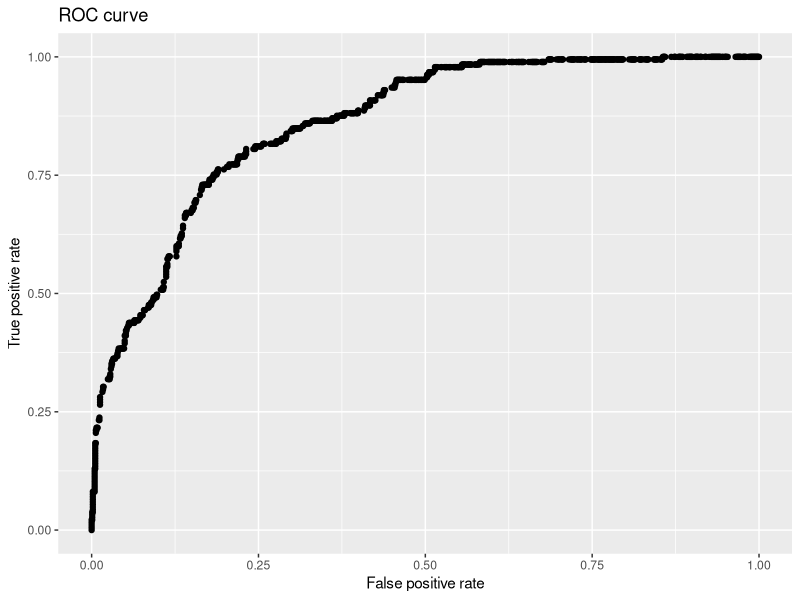
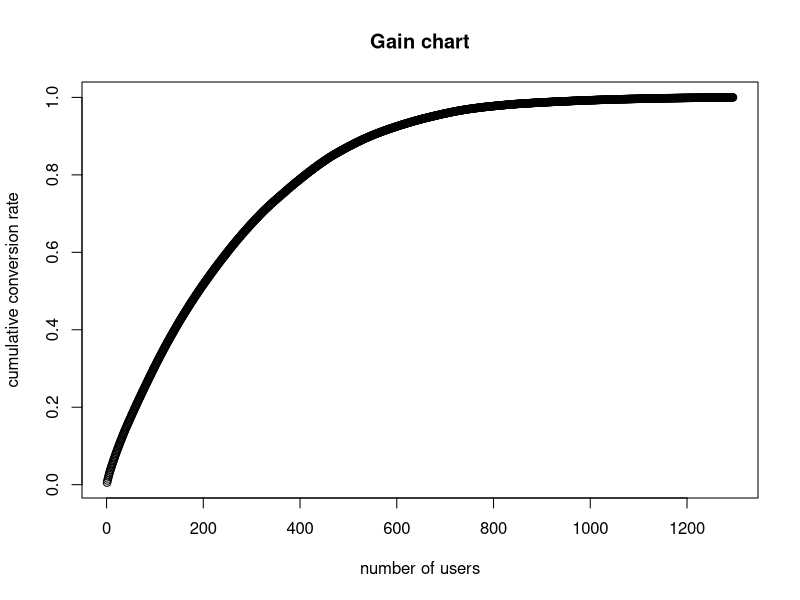

These figures' R source, in order:
# Copyright 2015 Google Inc. All rights reserved.
#
# Licensed under the Apache License, Version 2.0 (the "License");
# you may not use this file except in compliance with the License.
# You may obtain a copy of the License at
#
#     http://www.apache.org/licenses/LICENSE-2.0
#
# Unless required by applicable law or agreed to in writing, software
# distributed under the License is distributed on an "AS IS" BASIS,
# WITHOUT WARRANTIES OR CONDITIONS OF ANY KIND, either express or implied.
# See the License for the specific language governing permissions and
# limitations under the License.

##########################################
# Optional: Install Required Packages
##########################################

# For visualization
#install.packages("ggplot2")
library(ggplot2)

# Check the VIF, to find multicollinearity.
library(car)

# To Plot ROC curve 
#install.packages("ROCR")
library(ROCR)

# To check model 
#install.packages("rms")
library(rms)

########################################
# Process the Data
########################################

data1 <- read.csv("./sample_data/train_data_scrubbed.csv")
names(data1)

# Delete unnecessary columns
data1 <- data1[c(-1,-2,-12,-22)]

# Calculate correlation coefficient 
cor(data1)
symnum(abs(cor(data1)),cutpoints = c(0, 0.2, 0.4, 0.6, 0.9, 1), symbols = c(" ", ".", "_", "+", "*"))

# Delete "SUM_totals_hits" & "diffdays_oldest" as those correlation 
# coefficients are higher than 0.9
data1 <- data1[c(-3,-7)]
names(data1)

# If we ran the model now, we would find that the regression
# coefficient for the "midnight_flag" variable would be undefined
# so we remove this variable from the model as well.
data1 <- data1[,c(-13)]
names(data1)

# Run the logistic analysis
model <- glm(formula = b_CV_flag ~., data = data1, family = binomial("logit"))
result <- summary(model)
result

# Check the VIF, to find multicollinearity.
vif(model)

# When check the result from the VIF calculation above, there are two
# variables that are over 10, "SUM_totals_pageviews" (over 30) and 
# "SUM_hits_hitNumber" (over 27). In other words, multicollinearity occurs.
# Therefore, we have to delete one of the variables, in this case
# "SUM_totals_pageviews" and rerun the logistic analysis.

# Delete the "SUM_totals_pageviews" variable. And rerun the logistic regression analysis.
data1_2 <- data1[,c(-2)] 
model1_2 <- glm(formula = b_CV_flag ~., data = data1_2, family = binomial("logit"))
result1_2 <- summary(model1_2)
result1_2

# Check VIF again to verify that the multicollinearity is no longer occuring.
vif(model1_2)

# None of the variables have values over 10, so there is no multicollinearity
# and we can use this model.

############################
# Generate GAIN Curve
############################

prob <- data.frame(predict(model1_2, data1_2, type = "response"))
gain <- cumsum(sort(prob[, 1], decreasing = TRUE)) / sum(prob)

# Save the plot in local file
png('gain_curve_plot.png')
plot(gain,main ="Gain chart",xlab="number of users", ylab="cumulative conversion rate")
dev.off()

############################
# Generate ROC Curve
############################

pred <- prediction(prob, data1_2$b_CV_flag)
perf <- performance(pred, measure = "tpr", x.measure = "fpr")

# Plot and save as Rplots.pdf in local file
qplot(x = perf@x.values[[1]], y = perf@y.values[[1]], xlab = perf@x.name, ylab = perf@y.name, main="ROC curve")
dev.off() 

#####################################
# Model Verification
#####################################

# Check model with R package
Logistic_Regression_Model <- lrm(b_CV_flag ~., data1_2)
Logistic_Regression_Model

# Check AIC (An Information Criteria) of the two models
# to verify which is better. A smaller number is better.
AIC(model)
AIC(model1_2)

# Summarize the coefficient values for easy transfer to BigQuery
# SQL statement
coef <- names(model1_2$coefficient)
value <- as.vector(model1_2$coefficient)
result <- data.frame(coef, value)
result
